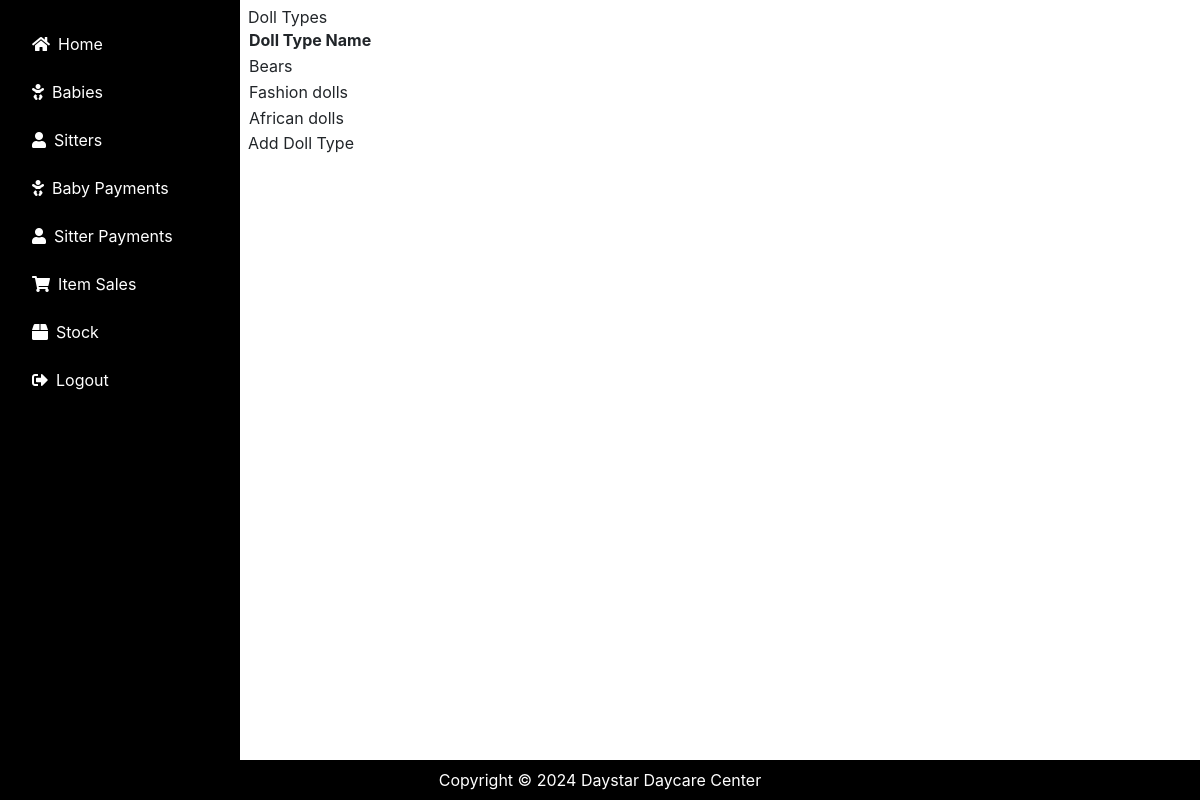
Page /doll_types/ on the committed database.
### daycare/models.py (models this page shows, shortened)
class Doll_type(models.Model):
    name = models.CharField(max_length=100,null=True, blank=True)

### daycare/views.py (the view)
# urls.py: path('doll_types/', views.list_doll_types, name='list_doll_types'),
def list_doll_types(request):
    doll_types = Doll_type.objects.all()
    return render(request, 'daycare/doll_type_list.html', {'doll_types': doll_types})

### daycare/templates/daycare/doll_type_list.html (shortened to what this page needs)
{% extends 'daycare/base.html' %}
{% block content %}
<!DOCTYPE html>
<html>
<head>
</head>
<body>
    <h1>Doll Types</h1>
    <table>
        <thead>
            <tr>
                <th>Doll Type Name</th>
            </tr>
        </thead>
        <tbody>
            {% for doll_type in doll_types %}
                <tr>
                    <td>{{ doll_type.name }}</td>
                </tr>
            {% endfor %}
        </tbody>
    </table>
    <a href="{% url 'add_doll_type' %}">Add Doll Type</a>
</body>
</html>
{% endblock %}

### rows in the picture
Doll_type: name "Bears"
Doll_type: name "Fashion dolls"
Doll_type: name "African dolls"
